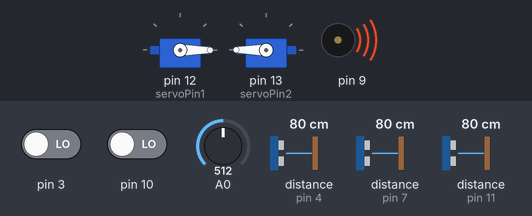
A sketch run on a simulated Arduino Uno, built with avr-gcc and run on an emulated ATmega328P. Shown: 2 × servo, buzzer (waves = sounding). The test bench sets the inputs (shaded band); at power-on: distance to the obstacle (sensors on pin 4, pin 7, pin 11) 80 cm, pin 3 LOW, pin 10 LOW, A0 = 512.

Above: at 1.2 s.
1.3 s: distance to the obstacle (sensor on pin 4) set to 6 cm
3.0 s: distance to the obstacle (sensor on pin 4) set to 3 cm
At 4.2 s:
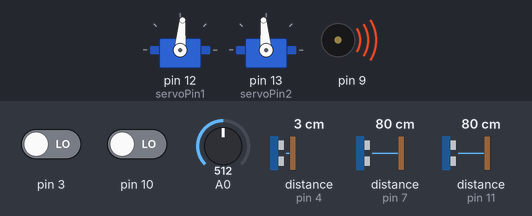
6.0 s: distance to the obstacle (sensor on pin 7) set to 2 cm
At 7.7 s:
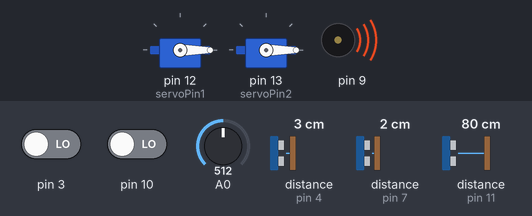
9.0 s: distance to the obstacle (sensor on pin 7) set to 18 cm
At 9.4 s:
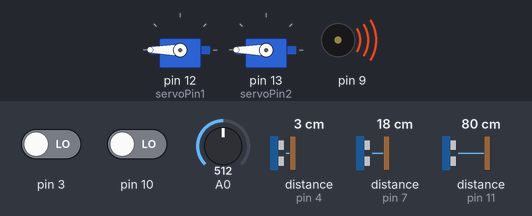
11.2 s: distance to the obstacle (sensor on pin 11) set to 2 cm
At 12.8 s:
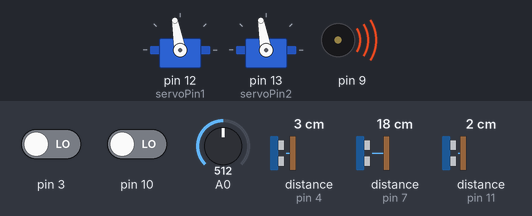
14.2 s: distance to the obstacle (sensor on pin 11) set to 9 cm
Timing chart, 0 to 18.2 s (numbered marks = the images above; inputs shaded):
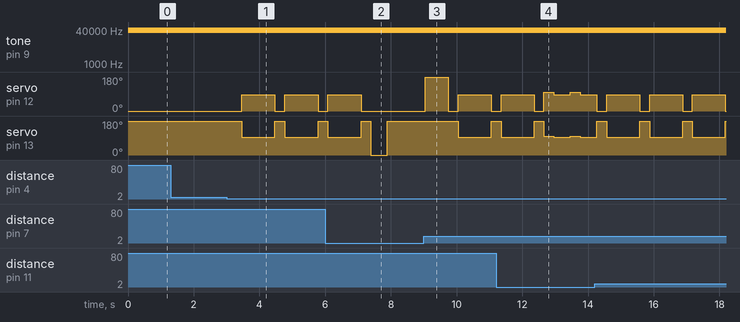

The sketch:

Special-topic.ino
```cpp
#include <Ping.h>
#include <Servo.h>
Servo servoPin1;
Servo servoPin2;

Ping ping1 = Ping(7);   //宣告前方超音波
Ping ping2 = Ping(11);   //宣告左方超音波
Ping ping3 = Ping(4);    //宣告右方超音波

int i;

void setup() {
  servoPin1.attach(12);/*右邊*/
  servoPin2.attach(13);/*左邊*/

  pinMode(A4,INPUT);//紅外線右方
  pinMode(2,OUTPUT);//紅外線右方

  pinMode(A5,INPUT);//紅外線左方
  pinMode(9,OUTPUT);//紅外線左方
  Serial.begin(9600);
}

void loop(){
  int centimeter;
  float a=0,b=0,c=0;

  int left1 = irDetect(2,3,38000);
  int right1 = irDetect(9,10,38000);

  int left = analogRead(left1);
  int right = analogRead(right1);

  /*Serial.print("left: ");
  Serial.print(left);
  Serial.println();
  Serial.print("right: ");
  Serial.print(right);
  Serial.println();*/

  ping1.fire();//前方超音波
  /*Serial.print("Microseconds1: ");
  Serial.print(ping1.microseconds());
  Serial.print(" | Centimeters1: ");
  Serial.print(ping1.centimeters());
  Serial.println();*/

  ping2.fire();//左方超音波
  /*Serial.print("Microseconds2: ");
  Serial.print(ping2.microseconds());
  Serial.print(" | Centimeters2: ");
  Serial.print(ping2.centimeters());
  Serial.println();*/

  ping3.fire();//右方超音波
  /*Serial.print("Microseconds2: ");
  Serial.print(ping3.microseconds());
  Serial.print(" | Centimeters2: ");
  Serial.print(ping3.centimeters());
  Serial.println();*/

  a=ping1.centimeters();    //前方超音波
  b=ping2.centimeters();    //左方超音波
  c=ping3.centimeters();    //右方超音波

  forward();

  /*******前方遇到障礙物***********/
  if(a<=10.5)
  {
    turn_left();
    forward();
    delay(850);
    turn_right();
    forward();
  }
  /*******左方遇到障礙物***********/
  if(b<=4) {
    turnright();
  }
  /*******右方遇到障礙物***********/
  if(c<=4) {
    turnleft();
  }
  /*******左前方遇到障礙物***********/
  if((left<=568) && (b<=4)) {
    turnright();
  }
  /*******右前方遇到障礙物***********/
  if((right<=576) && (c<=4)) {
    turnleft();
  }
}

/*副程式專區*/
  void forward(){                /*前進的副程式*/
    for(i=0;i<3;i++){
    servoPin1.write(0);
    servoPin2.write(180);
    delay(100);
      }
   }
  void backward(){
    for(i=0;i<2;i++){
    servoPin1.write(180);
    servoPin2.write(0);
    delay(10);
      }
    }
  void turn_left(){            /*左轉的副程式*/
    for(i=0;i<=4.8;i++){
    servoPin1.write(0);
    servoPin2.write(0);
    delay(100);
      }
   }
  void turn_right(){           /*右轉的副程式*/
    for(i=0;i<=6;i++){
    servoPin1.write(180);
    servoPin2.write(180);
    delay(100);
      }
   }
   /*---------微調--------------*/
   void turnleft(){                /*微調的副程式*/
    for(i=0;i<5;i++){
    servoPin1.write(85);
    servoPin2.write(95);
    delay(100);
      }
   }
   void turnright(){                /*微調的副程式*/
    for(i=0;i<2;i++){
    servoPin1.write(100);
    servoPin2.write(100);
    delay(150);
      }
   }
   void stopnow() {
    for(i=0;i<2;i++){
    servoPin1.write(100);
    servoPin2.write(100);
      }
   }
int irDetect(int irLedPin,int irReceiverPin,long frequency) {
  tone(irLedPin,frequency);
  delay(0.000000000000000000000000001);
  int ir = digitalRead(irReceiverPin);
  delay(0.000000000000000000000000001);
  return ir;
}
```

Measured:
- the behaviour switches between 5 and 4 cm on distance to the obstacle (sensor on pin 4) (found by bisection; images 0 and 1)
- after the input at 1.3 s, every drawn part: stays the same
- after the input at 3.0 s, servo on pin 12 (servoPin1): alternates 85° for 1.0 s and 0° for 0.30 s, starting after 0.46 s; servo on pin 13 (servoPin2): alternates 180° for 0.30 s and 95° for 1.0 s, starting after 0.46 s
- after the input at 6.0 s, servo on pin 12 (servoPin1): goes on until 7.1 s, then stays 0°
